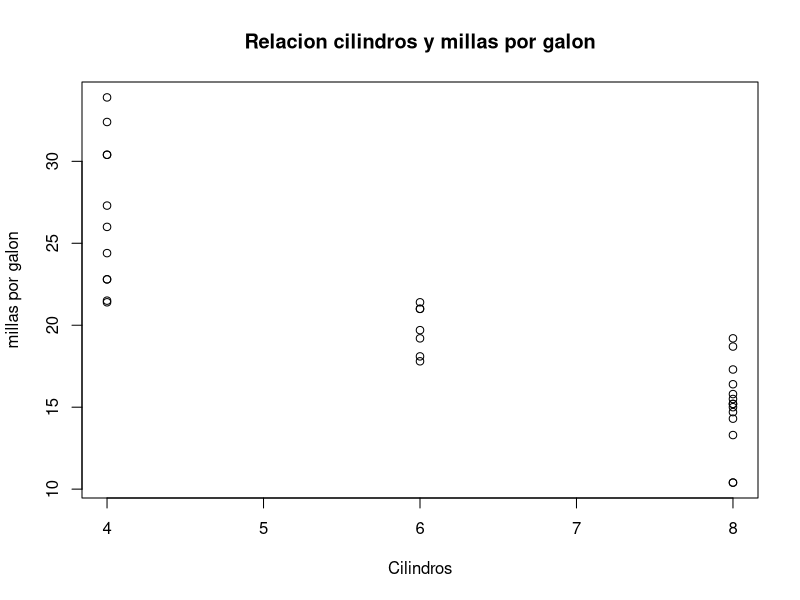
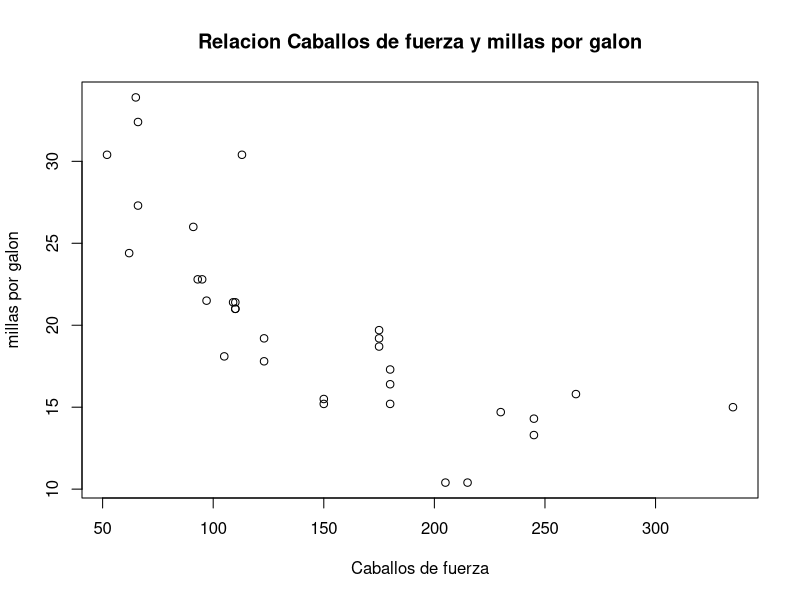
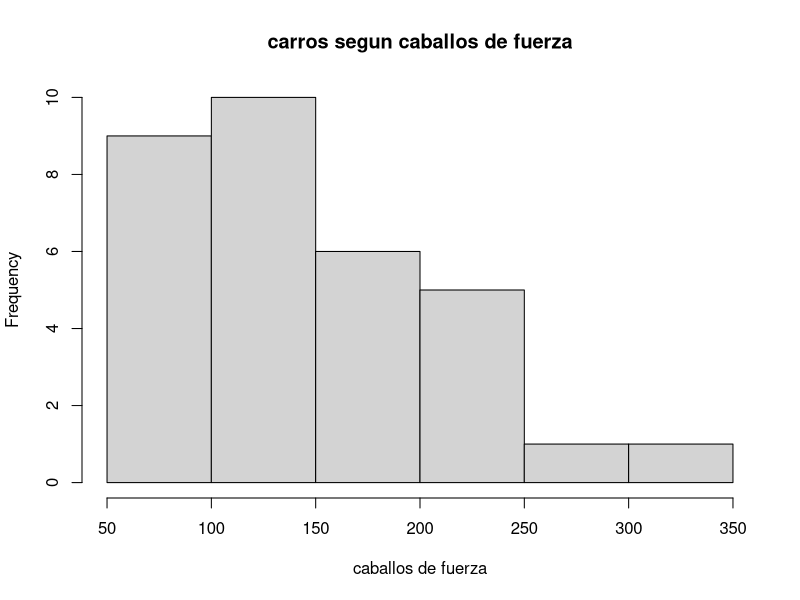
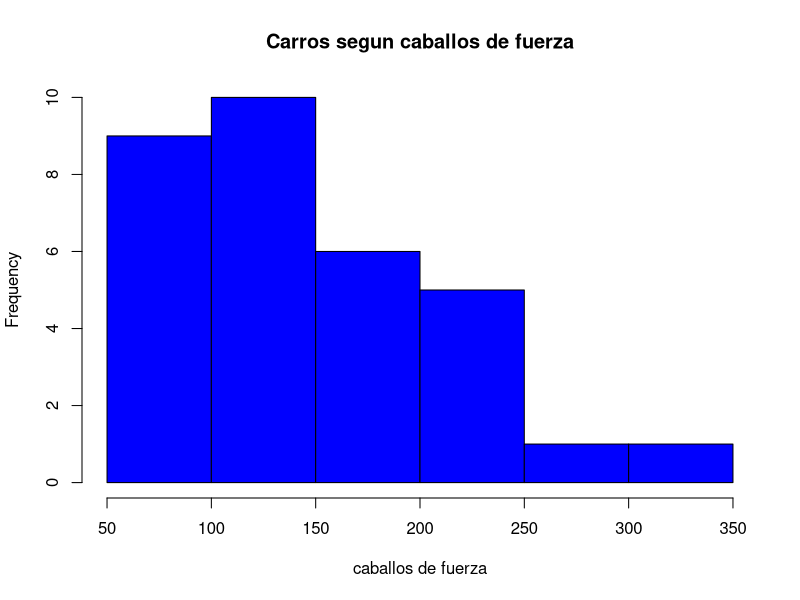

Source code (R) for these figures, in order: (Note: this script raises an error after producing the figures.)
#EDA SCATTER PLOT mtcars

plot(mtcars$mpg ~ mtcars$cyl,
     xlab ='Cilindros',ylab ='millas por galon',
     main='Relacion cilindros y millas por galon')

plot(mtcars$mpg ~ mtcars$hp,
     xlab ='Caballos de fuerza',ylab ='millas por galon',
     main='Relacion Caballos de fuerza y millas por galon')


#HISTOGRAMA mtcaras  hist

hist(mtcars$hp,
      geom="histogram",
      xlab="caballos de fuerza",
      main="carros segun caballos de fuerza")





hist(mtcars$hp, 
     xlab='caballos de fuerza', 
     main='Carros segun caballos de fuerza',
     col='blue' )



summary(mtcars$model)

ggplot(mtcars, aes(x=hp))+
  geom_histogram()+
  labs(x='Caballos de fuerza',
       y='Cantidad de carros',
       title= 'Cabballos de fuerza en carro seleccionados')+
  theme(legend.position = "none")+
  theme(panel.background = element_blank(),
        panel.grid.major = element_blank(),
        panel.grid.minor = element_blank())

ggplot(mtcars, aes(x=hp))+
  geom_histogram(binwidth = 30)+
  labs(x='Caballos de fuerza',
       y='Cantidad de carros',
       title= 'Cabballos de fuerza en carro seleccionados')+
  theme(legend.position = "none")+
  theme(panel.background = element_blank(),
        panel.grid.major = element_blank(),
        panel.grid.minor = element_blank())

ggplot() + geom_histogram(data=mtcars,
                          aes(x=hp), fill = 'blue', color = 'red',
                          binwidth = 20)+
  labs(x='Caballos de fuerza',
       y='Cantidad de carros',
       title= 'Caballos de fuerza en carro seleccionados')+
  xlim(c(80,288))+
  theme(legend.position = "none")+
  theme(panel.background = element_blank(),
        panel.grid.major = element_blank(),
        panel.grid.minor = element_blank())

#BOXPLOT 
boxplot(mtcars$hp,
        ylab="caballos de fuerza",
        main="caballos de fuerza en carros mtcars")


boxplot(mtcars, aes(x=vs, y=mpg, fill=vs))+
  geom_boxplot()+
  labs(x="Tipo de motor", y="Millas por galon",
       title = "Millas por galon segun tipo de motor")+
  theme(legend.position = "none")+
  theme(panel.background = element_blank(),
        panel.grid.major = element_blank(),
        panel.grid.minor = element_blank())


mtcars <- mean(mtcars$GDP.PC)
mtcars

ggplot(mtcars,aes(x=am, y=mpg, fill=am))+
  geom_boxplot()+
  labs(x="tipo de caja",y="millas por galon",
       title="Millas por galon segun tipo de caja-mtcars")+
  theme(legend.position = "none")+
  theme(panel.background = element_blank(),
        panel.grid.major = element_blank(),
        panel.grid.minor = element_blank())


#
mtcars$am <- factor(mtcars$am, levels = c(TRUE,FALSE),
                    labels = c("manual","automatico"))


ggplot(mtcars,aes(hp,qsec))+
geom_point(aes(color="red", size=cyl))+
labs(x="Caballos de fuerza ", y="Tiempo en 1/4 millas", title="Caballo velocidad segun cilindraje y tipo de caja")+theme(panel.background = element_blank(), panel.grid.major = element_blank())


pairs(mtcars[,2:6])